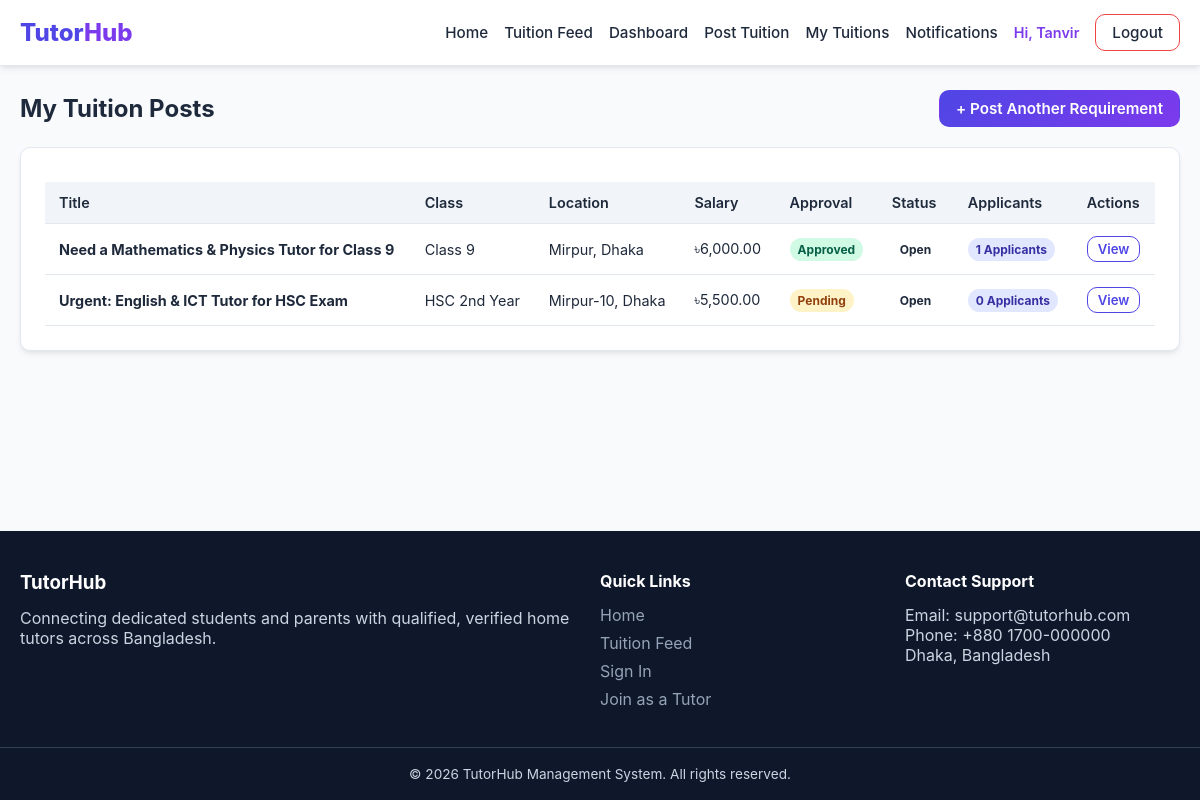
/my-tuitions.php (signed in), run on the app's committed database.
### tables this page shows
CREATE TABLE `tuition_posts` (
  `id` INT AUTO_INCREMENT PRIMARY KEY,
  `student_id` INT NOT NULL,
  `title` VARCHAR(200) NOT NULL,
  `student_name` VARCHAR(100) NOT NULL,
  `student_class` VARCHAR(50) NOT NULL,
  `institution_name` VARCHAR(150),
  `location` VARCHAR(100) NOT NULL,
  `tutoring_days_per_week` INT NOT NULL,
  `preferred_days` VARCHAR(150) NOT NULL,
  `preferred_time` VARCHAR(100) NOT NULL,
  `teaching_method` ENUM('Home Tutoring', 'Online Tutoring', 'Both') DEFAULT 'Home Tutoring',
  `monthly_salary` DECIMAL(10,2) NOT NULL,
  `preferred_tutor_gender` ENUM('Any', 'Male', 'Female') DEFAULT 'Any',
  `additional_requirements` TEXT,
  `approval_status` ENUM('pending', 'approved', 'rejected') DEFAULT 'pending',
  `tuition_status` ENUM('open', 'assigned', 'closed') DEFAULT 'open',
  `created_at` TIMESTAMP DEFAULT CURRENT_TIMESTAMP,
  FOREIGN KEY (`student_id`) REFERENCES `users`(`id`) ON DELETE CASCADE
);

### my-tuitions.php (the view, shortened to what this page needs)
<?php
require_once 'config/database.php';
require_once 'includes/functions.php';
$student_id = $_SESSION['user_id'];
require_once 'includes/header.php';
$stmt = $conn->prepare("SELECT t.*,
                       (SELECT COUNT(*) FROM applications WHERE tuition_id = t.id) as app_count
                       FROM tuition_posts t
                       WHERE t.student_id = ?
                       ORDER BY t.created_at DESC");
$stmt->bind_param("i", $student_id);
$stmt->execute();
$my_posts = $stmt->get_result();
?>
<div style="display: flex; justify-content: space-between; align-items: center; margin-bottom: 20px;">
    <h2>My Tuition Posts</h2>
    <a href="create-tuition.php" class="btn btn-primary">+ Post Another Requirement</a>
</div>
<div class="card">
    <div class="table-responsive">
        <table class="table">
            <thead>
                <tr>
                    <th>Title</th>
                    <th>Class</th>
                    <th>Location</th>
                    <th>Salary</th>
                    <th>Approval</th>
                    <th>Status</th>
                    <th>Applicants</th>
                    <th>Actions</th>
                </tr>
            </thead>
            <tbody>
                <?php if ($my_posts->num_rows > 0): ?>
                    <?php while($post = $my_posts->fetch_assoc()): ?>
                        <tr>
                            <td><strong><?= htmlspecialchars($post['title']); ?></strong></td>
                            <td><?= htmlspecialchars($post['student_class']); ?></td>
                            <td><?= htmlspecialchars($post['location']); ?></td>
                            <td><?= format_taka($post['monthly_salary']); ?></td>
                            <td><?= get_status_badge($post['approval_status']); ?></td>
                            <td><?= get_status_badge($post['tuition_status']); ?></td>
                            <td><span class="badge badge-shortlisted"><?= $post['app_count']; ?> Applicants</span></td>
                            <td>
                                <a href="tuition-details.php?id=<?= $post['id']; ?>" class="btn btn-outline btn-sm">View</a>
                            </td>
                        </tr>
                    <?php endwhile; ?>
                <?php else: ?>
                    <tr>
                        <td colspan="8" style="text-align: center; color: var(--text-muted); padding: 20px;">You have not published any tuition posts yet.</td>
                    </tr>
                <?php endif; ?>
            </tbody>
        </table>
    </div>
</div>
<?php
require_once 'includes/footer.php';
?>

### functions.php (shortened to what this page needs)
<?php
function format_taka($amount) {
    return '৳' . number_format($amount, 2);
}
function get_status_badge($status) {
    $status_clean = strtolower(str_replace(' ', '-', $status));
    return "<span class='badge badge-{$status_clean}'>" . htmlspecialchars($status) . "</span>";
}

### style.css (style rules this page uses)
:root { --primary: #4f46e5; --primary-hover: #4338ca; --secondary: #7c3aed; --bg-main: #f8fafc; --surface: #ffffff; --text-main: #1e293b; --text-muted: #64748b; --border: #e2e8f0; --success: #10b981; --warning: #f59e0b; --danger: #ef4444; --shadow: 0 4px 6px -1px rgba(0, 0, 0, 0.08), 0 2px 4px -2px rgba(0, 0, 0, 0.05); --radius: 10px; }
* { box-sizing: border-box; margin: 0; padding: 0; font-family: -apple-system, BlinkMacSystemFont, "Segoe UI", Roboto, Helvetica, Arial, sans-serif; }
body { background-color: var(--bg-main); color: var(--text-main); display: flex; flex-direction: column; min-height: 100vh; }
.btn { display: inline-block; padding: 8px 16px; border-radius: var(--radius); text-decoration: none; font-size: 0.95rem; font-weight: 600; cursor: pointer; border: 1px solid transparent; text-align: center; }
.btn-primary { background: linear-gradient(135deg, var(--primary), var(--secondary)); color: #fff; }
.btn-outline { border-color: var(--primary); color: var(--primary); }
.btn-sm { padding: 4px 10px; font-size: 0.825rem; }
.card { background: var(--surface); border-radius: var(--radius); border: 1px solid var(--border); box-shadow: var(--shadow); padding: 24px; margin-bottom: 24px; }
.badge { display: inline-block; padding: 4px 8px; font-size: 0.75rem; font-weight: 700; border-radius: 999px; text-transform: capitalize; }
.badge-pending, .badge-pending-review { background: #fef3c7; color: #92400e; }
.badge-approved, .badge-active, .badge-verified { background: #d1fae5; color: #065f46; }
.badge-shortlisted { background: #e0e7ff; color: #3730a3; }
.table-responsive { width: 100%; overflow-x: auto; }
.table { width: 100%; border-collapse: collapse; margin-top: 10px; font-size: 0.9rem; }
.table th, .table td { padding: 12px 14px; text-align: left; border-bottom: 1px solid var(--border); }
.table th { background: #f1f5f9; font-weight: 600; }

### data on the page
tuition_posts: title "Need a Mathematics & Physics Tutor for Class 9", student_class "Class 9", location "Mirpur, Dhaka", monthly_salary "৳6,000.00", approval_status "Approved Open", app_count "1"
tuition_posts: title "Urgent: English & ICT Tutor for HSC Exam", student_class "HSC 2nd Year", location "Mirpur-10, Dhaka", monthly_salary "৳5,500.00", approval_status "Pending Open", app_count "0"

### other printed values
explode(' ', $user_name)[0] "Tanvir"
